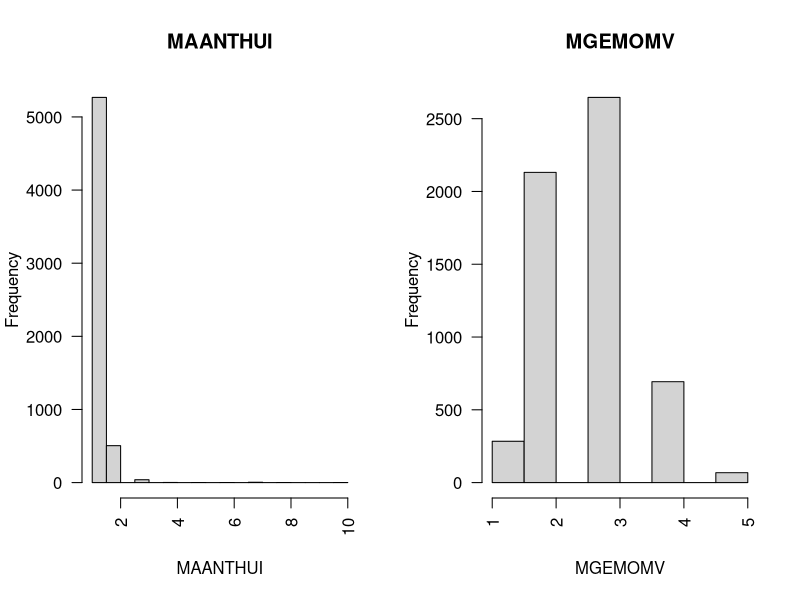
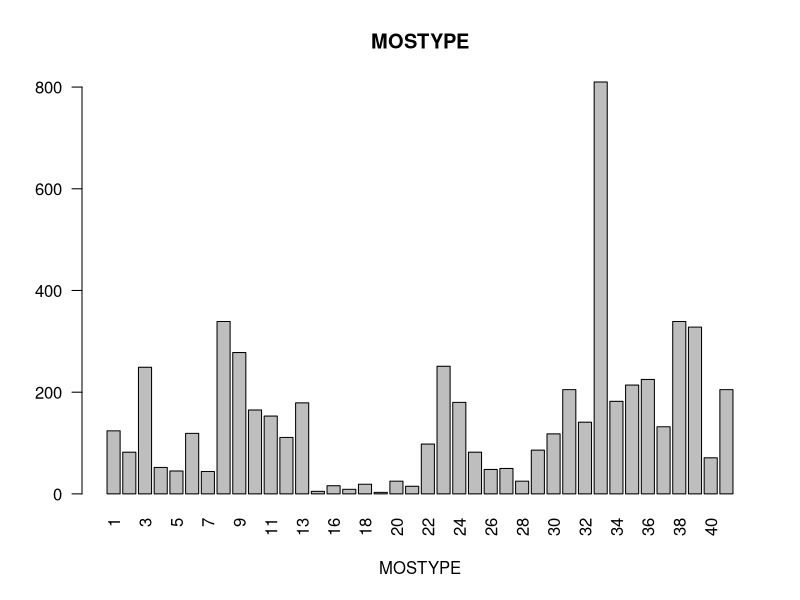
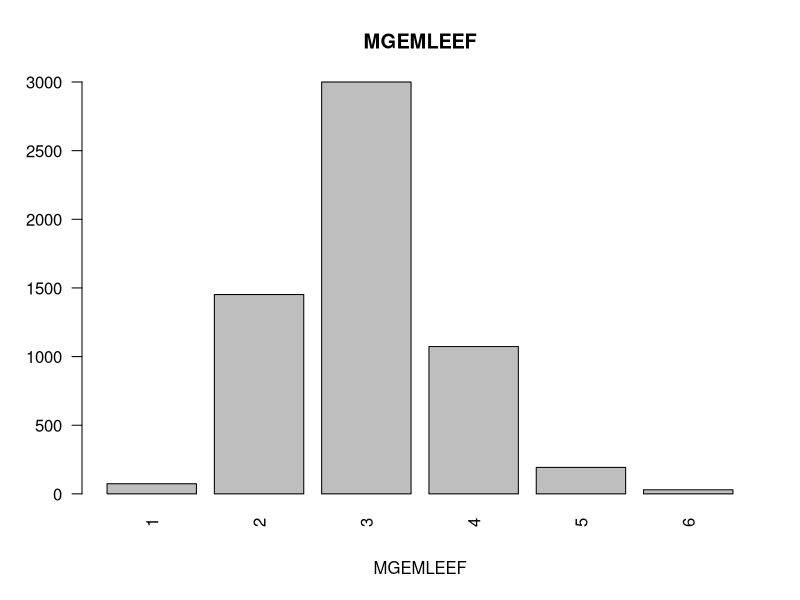
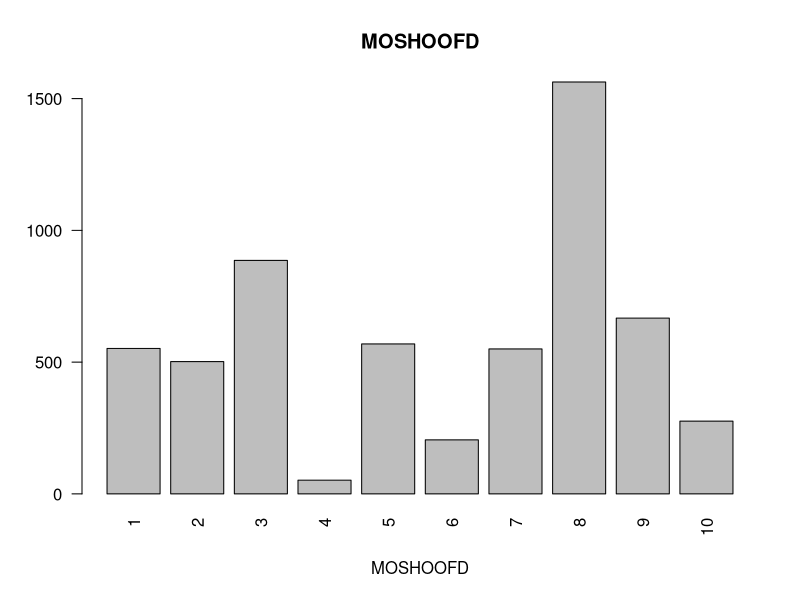
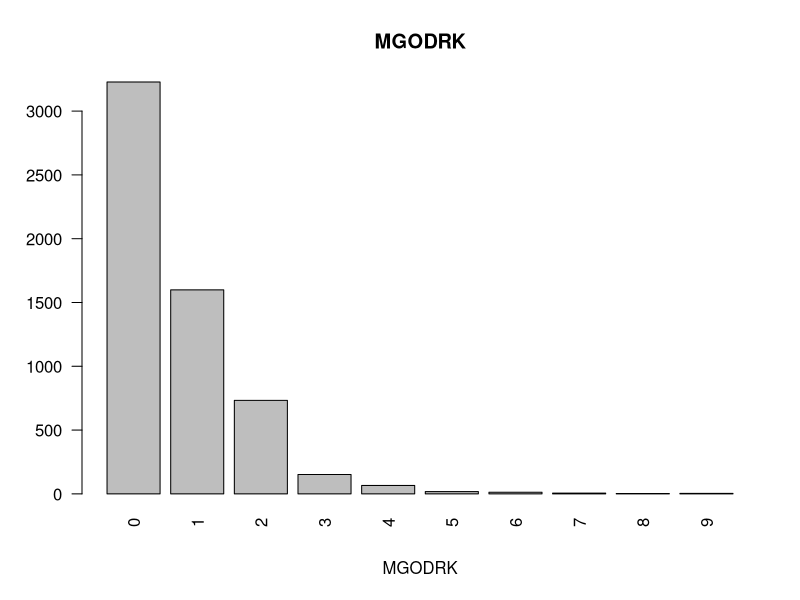
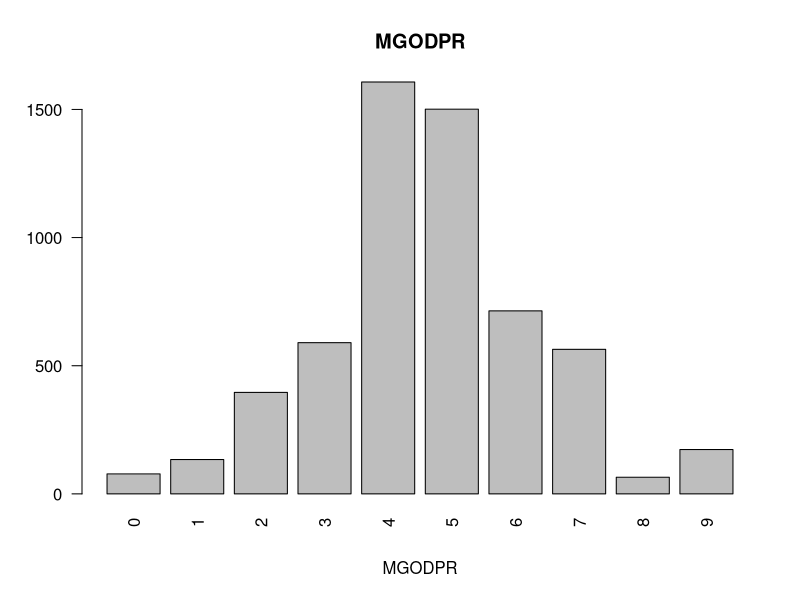
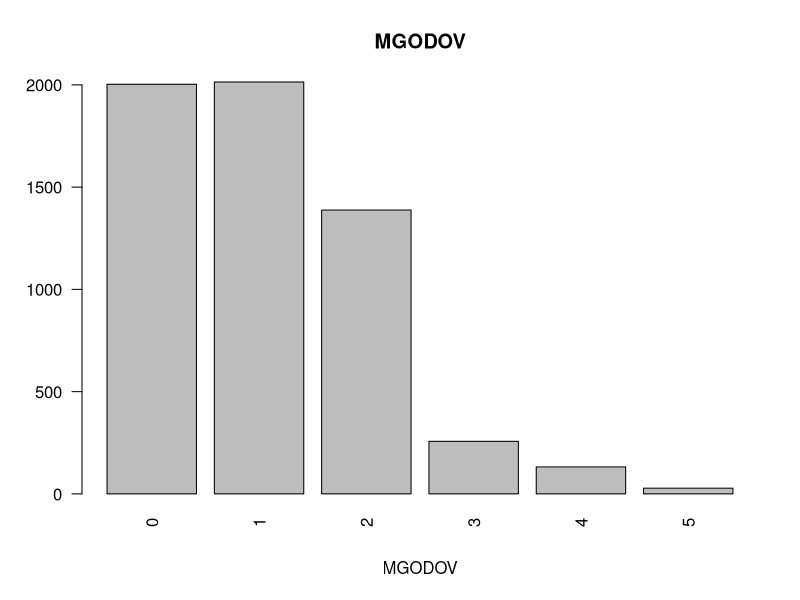
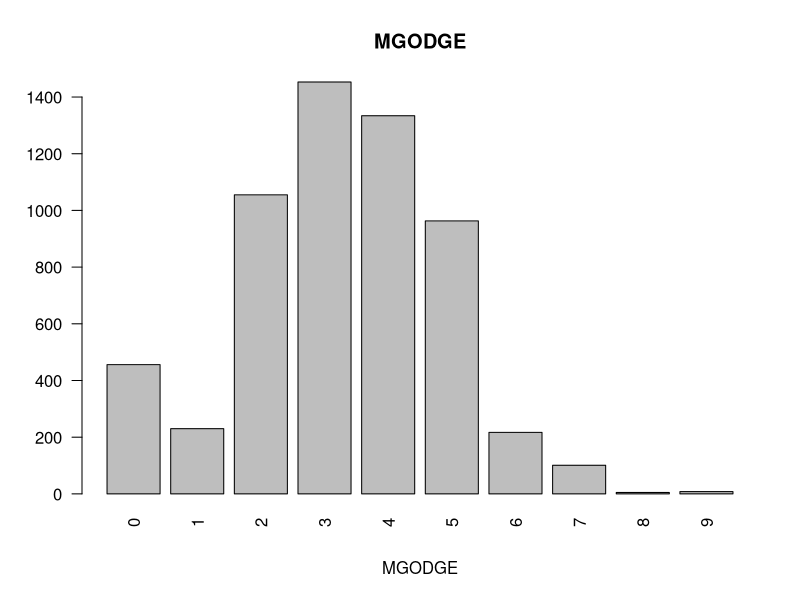

The R script that drew these images, in order:
## ---- chunk 1
data <- read.csv("data/train_raw.csv")
## ---- chunk 2
table(data$CARAVAN)
## ---- chunk 3
sum(data$CARAVAN == 1) / nrow(data)
## ---- chunk 4
names(data)
## ---- chunk 5
num_vars <- c("MAANTHUI", "MGEMOMV")
par(mfrow = c(1, 2))
for (var in num_vars) {
  hist(data[, var], main = var, xlab = var, las = 2)
}
## ---- chunk 6
par(mfrow = c(1, 1))
cat_vars <- setdiff(names(data), num_vars)
for (var in cat_vars) {
  barplot(table(data[, var]), main = var, xlab = var, las = 2)
}
